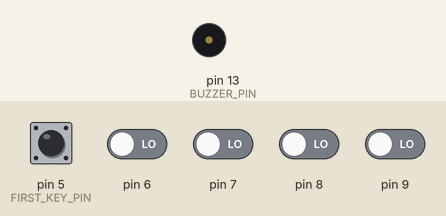
This sketch was run on a simulated Arduino Uno, built with avr-gcc and run on an emulated ATmega328P. On the bench: buzzer (waves = sounding). The inputs (shaded band) are chosen by the test bench; at power-on: pin 5 (FIRST_KEY_PIN), pin 6–9 LOW.

Above: at 1.2 s.
1.3 s: pin 5 (FIRST_KEY_PIN) pulled HIGH for 0.15 s
At 1.38 s:
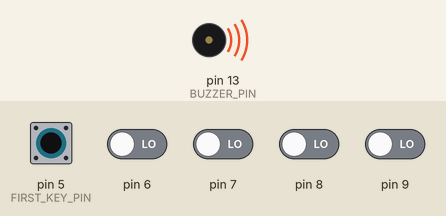
2.9 s: pin 6 driven HIGH
At 3.2 s:
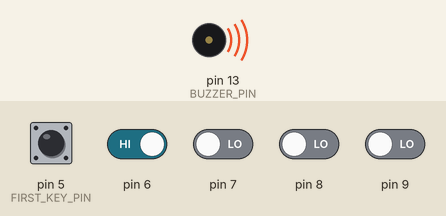
4.4 s: pin 6 driven LOW
At 5.5 s:
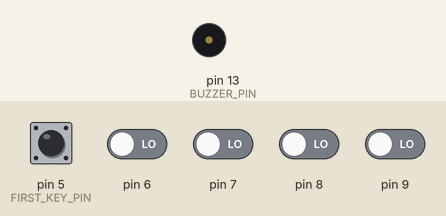
Timing chart, 0 to 7.4 s (numbered marks = the images above; inputs shaded):
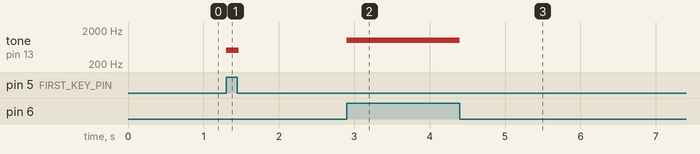

The sketch:

vilePiano.ino
```cpp
#define BUZZER_PIN 13
#define FIRST_KEY_PIN 5
#define KEY_COUNT 5

void setup() {
  pinMode(BUZZER_PIN, OUTPUT);

}

void loop() {
  for (int i = 0; i < KEY_COUNT; ++i)
  {
    int keyPin = i + FIRST_KEY_PIN;
    boolean keyUp = digitalRead(keyPin);
    if (keyUp)
    {
     int frequency = 500 + i * 500;
      tone(BUZZER_PIN, frequency, 20);
    }
  }
}
```

Measured:
- after the input at 1.3 s, tone on pin 13 (BUZZER_PIN): silent → 500 Hz at once, → silent 0.17 s later
- after the input at 2.9 s, tone on pin 13 (BUZZER_PIN): silent → 1000 Hz at once
- after the input at 4.4 s, tone on pin 13 (BUZZER_PIN): 1000 Hz → silent at once
